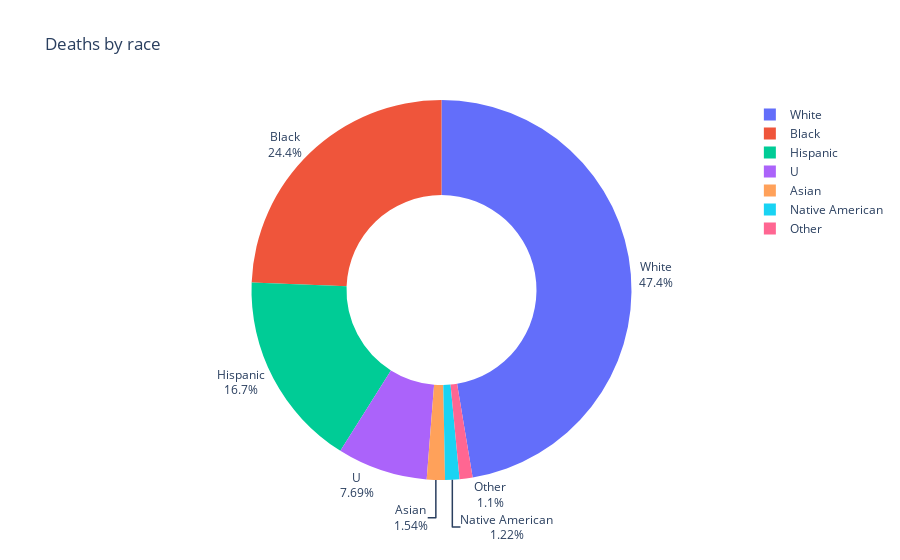

The code cell stored with this chart in its notebook:
### Code cell
fig = px.pie(labels=df_fatalities_by_race.race,
             values=df_fatalities_by_race.id,
             names=df_fatalities_by_race.race,
             title="Deaths by race",
             hole=0.5,
)
fig.update_traces(textposition='outside',
                  textinfo='percent+label'    
)

fig.show()

### Figure 1 — Plotly figure (JSON) as saved in the notebook; plotly's stock layout.template omitted (floating-point values rounded to 4 significant figures)
{"data": [{"domain": {"x": [0, 1], "y": [0, 1]}, "hole": 0.5, "hovertemplate": "label=%{label}<br>value=%{value}<extra></extra>", "labels": ["Asian", "Black", "Hispanic", "Native American", "Other", "U", "White"], "legendgroup": "", "name": "", "showlegend": true, "textinfo": "percent+label", "textposition": "outside", "type": "pie", "values": [39, 618, 423, 31, 28, 195, 1201]}], "layout": {"legend": {"tracegroupgap": 0}, "title": {"text": "Deaths by race"}}}
